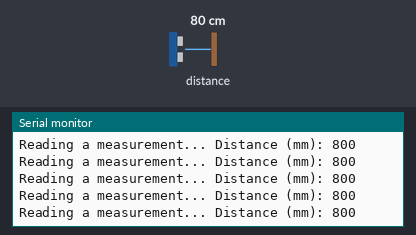
A sketch run on a simulated ESP32. Parts: the last lines printed to the serial monitor. Inputs (shaded band) come from the test bench; at power-on: distance to the obstacle 80 cm.

Above: at 1.2 s.
1.3 s: distance to the obstacle set to 250 cm
At 1.46 s:
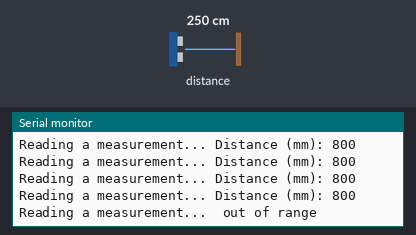
3.2 s: distance to the obstacle set to 2 cm
At 3.32 s:
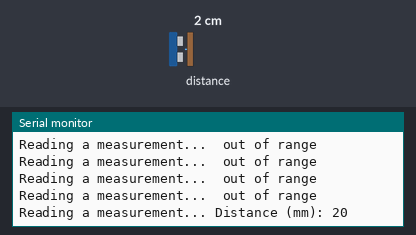

The sketch:

103_esp32_distance_sensor.ino
```cpp
#include "Adafruit_VL53L0X.h"

Adafruit_VL53L0X lox = Adafruit_VL53L0X();

void setup() {
  Serial.begin(115200);

  Serial.println("Adafruit VL53L0X test...");
  if (!lox.begin()) {
    Serial.println(F("Failed to boot VL53L0X"));
    while(1);
  }
  // power
  Serial.println(F("VL53L0X test OK..."));
}


void loop() {
  VL53L0X_RangingMeasurementData_t measure;

  Serial.print("Reading a measurement... ");
  lox.rangingTest(&measure, false); // pass in 'true' to get debug data printout!

  if (measure.RangeStatus != 4) {  // phase failures have incorrect data
    Serial.print("Distance (mm): "); Serial.println(measure.RangeMilliMeter);
  } else {
    Serial.println(" out of range ");
  }

  delay(100);
}
```

Measured:
- after the input at 1.3 s, the serial monitor: prints a new line at once (image 1)
- after the input at 3.2 s, the serial monitor: prints a new line at once (image 2)
